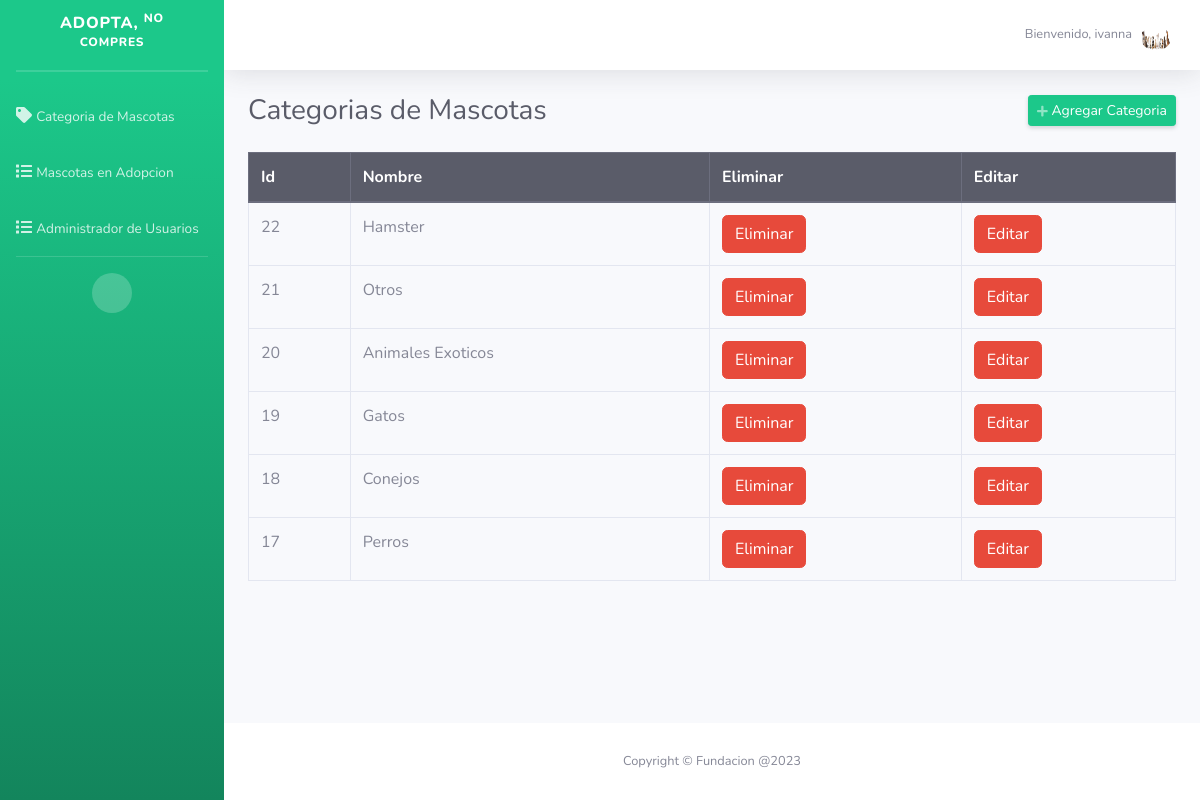
The app's page /Administrador/categorias.php (signed in) with its own data.
### tables this page shows
CREATE TABLE `categorias` (
  `id` int(11) NOT NULL,
  `categoria` varchar(50) NOT NULL
);

### Administrador/categorias.php (the view, shortened to what this page needs)
<?php
include("header.php");
?>
<div class="d-sm-flex align-items-center justify-content-between mb-4">
    <h1 class="h3 mb-0 text-gray-800">Categorias de Mascotas</h1>
    <a href="#" class="d-none d-sm-inline-block btn btn-sm btn-success shadow-sm" id="abrirCategoria"><i class="fas fa-plus fa-sm text-white-50"></i> Agregar Categoria</a>
</div>
<div class="row">
    <div class="col-md-12">
        <div class="table-responsive">
            <table class="table table-hover table-bordered" style="width: 100%;">
                <thead class="thead-dark">
                    <tr>
                        <th>Id</th>
                        <th>Nombre</th>
                        <th>Eliminar</th>
                        <th>Editar</th>
                    </tr>
                </thead>
                <tbody>
                    <?php
                    $query = mysqli_query($coneccion, "SELECT * FROM categorias ORDER BY id DESC");
                    while ($data = mysqli_fetch_assoc($query)) { ?>
                        <tr>
                            <td><?php echo $data['id']; ?></td>
                            <td><?php echo $data['categoria']; ?></td>
                            <td>
                                <form method="post" action="eliminar.php?accion=cli&id=<?php echo $data['id']; ?>" class="d-inline eliminar">
                                    <button class="btn btn-danger" type="submit">Eliminar</button>
                                </form>
                            </td>
                            <td>
                                <form method="post" action="editar.php?accion=cli&id=<?php echo $data['id']; ?>" class="d-inline editar">
                                    <button class="btn btn-danger" type="submit">Editar</button>
                                </form>
                            </td>
                        </tr>
                    <?php } ?>
                </tbody>
            </table>
        </div>
    </div>
</div>
<?php include("footer.php"); ?>

### records on screen
categorias: id "22", categoria "Hamster"
categorias: id "21", categoria "Otros"
categorias: id "20", categoria "Animales Exoticos"
categorias: id "19", categoria "Gatos"
categorias: id "18", categoria "Conejos"
categorias: id "17", categoria "Perros"

### other values on screen
$_SESSION['usuario'] "ivanna"
